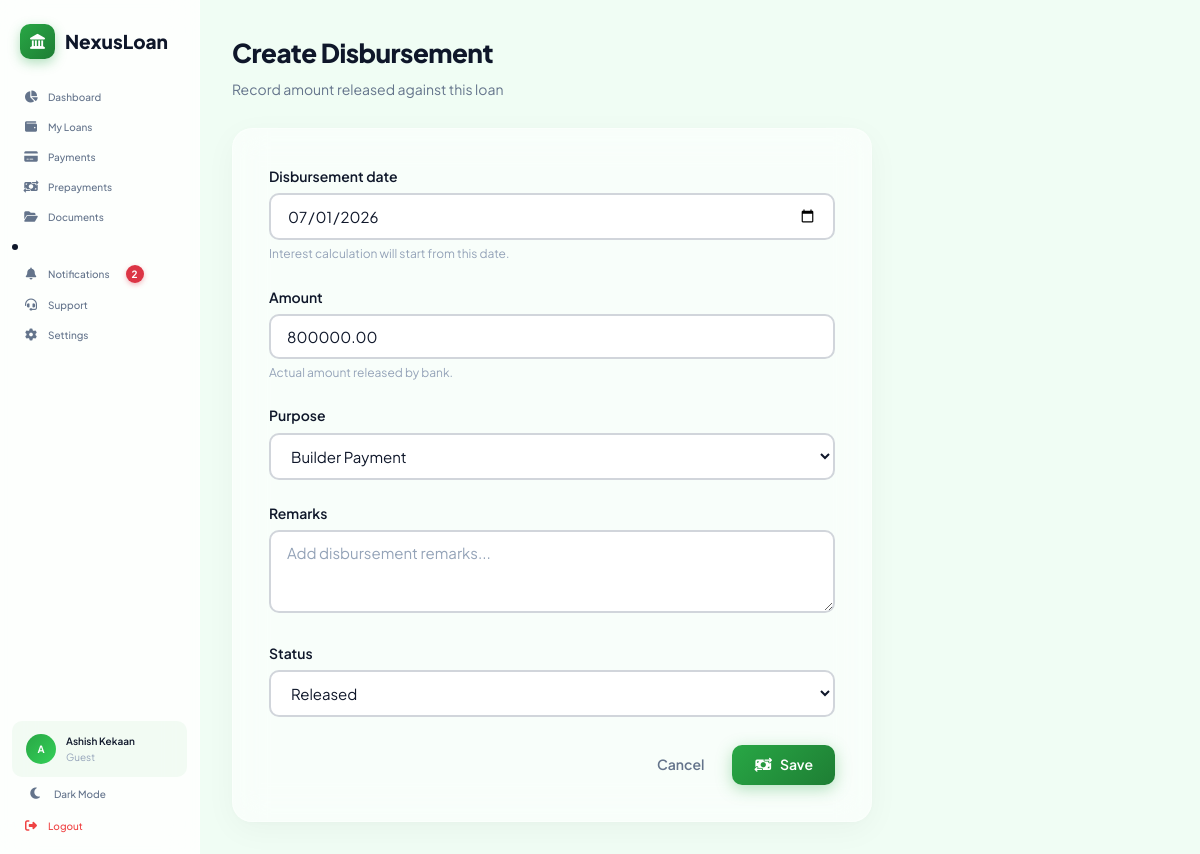
The page /disbursement/5/edit/ (signed in) on the database its author committed.
### accounts/models.py (models this page shows, shortened)
class Profile(models.Model):
    ROLE_CHOICES = [
        ("guest", "Guest"),
        ("borrower", "Borrower"),
        ("lender", "Lender"),
    ]
    user = models.OneToOneField(
        settings.AUTH_USER_MODEL, on_delete=models.CASCADE, related_name="profile"
    )
    role = models.CharField(max_length=20, choices=ROLE_CHOICES, default="guest")
    phone = models.CharField(max_length=15, blank=True, null=True)
    available_funds = models.DecimalField(max_digits=15, decimal_places=2, default=0)
    kyc_verified = models.BooleanField(default=False)
    pan_number = models.CharField(max_length=10, blank=True, null=True)
    credit_score = models.PositiveIntegerField(
        default=750, help_text="CIBIL score approximation"
    )
    annual_income = models.DecimalField(max_digits=15, decimal_places=2, default=0)
    created_at = models.DateTimeField(auto_now_add=True)

### loans/models.py (models this page shows, shortened)
class LoanDisbursement(models.Model):
    PURPOSE_CHOICES = [
        ("builder", "Builder Payment"),
        ("insurance", "Insurance"),
        ("processing_fee", "Processing Fee"),
        ("legal", "Legal Charges"),
        ("technical", "Technical Charges"),
        ("registration", "Registration"),
        ("other", "Other"),
    ]
    STATUS_CHOICES = [
        ("pending", "Pending"),
        ("released", "Released"),
        ("cancelled", "Cancelled"),
    ]
    loan = models.ForeignKey(
        "loans.Loan", on_delete=models.CASCADE, related_name="disbursements"
    )
    disbursement_number = models.PositiveIntegerField()
    disbursement_date = models.DateField()
    amount = models.DecimalField(max_digits=15, decimal_places=2)
    purpose = models.CharField(
        max_length=50, choices=PURPOSE_CHOICES, default="builder"
    )
    remarks = models.TextField(blank=True)
    status = models.CharField(max_length=20, choices=STATUS_CHOICES, default="released")
    is_interest_processed = models.BooleanField(default=False)
    created_at = models.DateTimeField(auto_now_add=True)
    updated_at = models.DateTimeField(auto_now=True)
    class Meta:
        db_table = "loan_disbursements"
        ordering = ["disbursement_date", "id"]
        constraints = [
            models.UniqueConstraint(
                fields=["loan", "disbursement_number"],
                name="unique_loan_disbursement_number",
            )
        ]
        indexes = [
            models.Index(fields=["loan"]),
            models.Index(fields=["status"]),
            models.Index(fields=["disbursement_date"]),
            models.Index(fields=["loan", "status"]),
            models.Index(fields=["loan", "disbursement_date"]),
        ]

### loans/views.py (the view, shortened to what this page needs)
class LoanDisbursementUpdateView(LoginRequiredMixin, UpdateView):
    model = LoanDisbursement
    form_class = LoanDisbursementForm
    template_name = "loans/create_disbursement.html"
    def get_queryset(self):
        queryset = LoanDisbursement.objects.select_related("loan")
        if self.request.user.is_staff:
            return queryset
        return queryset.filter(loan__user=self.request.user)
    def get_form_kwargs(self):
        kwargs = super().get_form_kwargs()
        kwargs["loan"] = self.object.loan
        return kwargs
    def get_context_data(self, **kwargs):
        context = super().get_context_data(**kwargs)
        context["loan"] = self.object.loan
        return context

### templates/loans/create_disbursement.html (shortened to what this page needs)
{% extends 'app_layout.html' %}
{% load static %}
{% block app_content %}
<div class="page-header">
    <div>
        <h1 class="page-title">Create Disbursement</h1>
        <p class="page-subtitle">Record amount released against this loan</p>
    </div>
</div>
<div class="form-card glass-card">
    <form method="post" class="loan-form" novalidate>
        {% for field in form %}
            <div class="form-group {% if field.errors %}has-error{% endif %}">
                <label for="{{ field.id_for_label }}">{{ field.label }}</label>
                {{ field }}
                {% if field.help_text %}
                    <span class="form-help">{{ field.help_text }}</span>
                {% endif %}
            </div>
        {% endfor %}
        <div class="form-actions">
            <a href="{% url 'loan_detail' loan.pk %}" class="btn btn-ghost">Cancel</a>
            <button type="submit" class="btn btn-primary">
                <i class="fas fa-money-bill-transfer"></i> Save
            </button>
        </div>
    </form>
</div>
{% endblock %}

### templates/app_layout.html (shortened to what this page needs)
{% extends 'base.html' %}
{% load static %}
{% block content %}
<div class="app-layout">
    <aside class="sidebar" id="sidebar">
        <div class="sidebar-header">
            <div class="sidebar-logo">
                <div class="logo-icon">
                    <i class="fas fa-landmark"></i>
                </div>
                <span class="logo-text">NexusLoan</span>
            </div>
        </div>
        <nav class="sidebar-nav">
            <a href="{% url 'dashboard' %}" class="nav-item {% if request.resolver_match.url_name == 'dashboard' %}active{% endif %}">
                <i class="fas fa-chart-pie"></i>
                <span>Dashboard</span>
            </a>
            {% if not request.user.is_staff %}
                <a href="{% url 'loan_list' %}" class="nav-item {% if request.resolver_match.url_name == 'loan_list' %}active{% endif %}">
                    <i class="fas fa-wallet"></i>
                    <span>My Loans</span>
                </a>
                <a href="{% url 'payment_dashboard' %}" class="nav-item {% if request.resolver_match.url_name == 'payment_dashboard' %}active{% endif %}">
                    <i class="fas fa-credit-card"></i>
                    <span>Payments</span>
                </a>
                <a href="{% url 'prepayment_dashboard' %}" class="nav-item {% if request.resolver_match.url_name == 'prepayment_dashboard' %}active{% endif %}">
                    <i class="fas fa-money-bill-transfer"></i>
                    <span>Prepayments</span>
                </a>
                <a href="{% url 'documents_dashboard' %}" class="nav-item {% if request.resolver_match.url_name == 'documents_dashboard' %}active{% endif %}">
                    <i class="fas fa-folder-open"></i>
                    <span>Documents</span>
                </a>
                <li>
                    <a href="{% url 'notifications_dashboard' %}" class="nav-item {% if request.resolver_match.url_name == 'notifications_dashboard' %}active{% endif %}">
                        <i class="fas fa-bell"></i>
                        <span>Notifications</span>
                        {% if header_unread_notifications > 0 %}
                            <span class="notification-badge">{{ header_unread_notifications }}</span>
                        {% endif %}
                    </a>
                </li>
                <a href="{% url 'support_dashboard' %}" class="nav-item {% if request.resolver_match.url_name == 'support_dashboard' %}active{% endif %}">
                    <i class="fas fa-headset"></i>
                    <span>Support</span>
                </a>
                <a href="{% url 'settings_dashboard' %}" class="nav-item {% if request.resolver_match.url_name == 'settings_dashboard' %}active{% endif %}">
                    <i class="fas fa-gear"></i>
                    <span>Settings</span>
                </a>
            {% endif %}
        </nav>
        <div class="sidebar-footer">
            <div class="user-info">
                <div class="user-avatar">{{ request.user.first_name.0|default:request.user.username.0|upper }}</div>
                <div class="user-details">
                    <span class="user-name">{{ request.user.get_full_name|default:request.user.username }}</span>
                    <span class="user-role">
                        {% if request.user.profile %}
                            {{ request.user.profile.get_role_display }}
                        {% else %}
                            User
                        {% endif %}
                    </span>
                </div>
            </div>
            <button class="theme-toggle" id="themeToggle" aria-label="Toggle dark mode">
                <i class="fas fa-moon" id="themeIcon"></i>
                <span id="themeLabel" style="font-size: 10px;">Dark Mode</span>
            </button>
            <a href="{% url 'logout' %}" class="nav-item nav-logout">
                <i class="fas fa-sign-out-alt"></i>
                <span>Logout</span>
            </a>
        </div>
    </aside>
    <main class="main-content">
        {% block app_content %}{% endblock %}
    </main>
</div>
{% endblock %}

### templates/app_layout.html (style rules this page uses)
.notification-badge { display: inline-flex; align-items: center; justify-content: center; min-width: 18px; height: 18px; padding: 0 6px; margin-left: 8px; background: #dc3545; color: #ffffff; font-size: 10px; font-weight: 650; line-height: 1; border-radius: 50px; box-shadow: 0 2px 5px rgba(220, 53, 69, 0.35); vertical-align: middle; }

### rows shown on the page
LoanDisbursement: form "07/01/2026" "800000.00" "Builder Payment" "Released"

### other values the page prints
{{ header_unread_notifications }} "2"
{{ request.user.first_name.0|default:request.user.username.0|upper }} "A"
{{ request.user.get_full_name|default:request.user.username }} "Ashish Kekaan"
{{ request.user.profile.get_role_display }} "Guest"
{{ field.label }} "Disbursement date" "Amount" "Purpose" "Remarks" "Status"
{{ field.help_text }} "Interest calculation will start from this date." "Actual amount released by bank."
